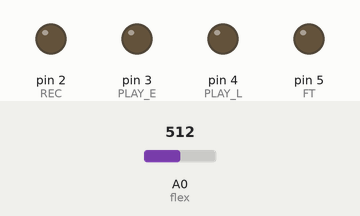
Bench run of a sketch on a simulated Arduino Uno, built with avr-gcc and run on an emulated ATmega328P. Parts: output pins drawn as LEDs (lit = HIGH). Inputs (shaded band) come from the test bench; at power-on: A0 (flex) = 512. What the sketch prints to the serial monitor is not drawn.

Above: at 1.8 s.
1.9 s: A0 (flex) set to 532
Timing chart, 0 to 4.9 s (numbered marks = the images above; inputs shaded):
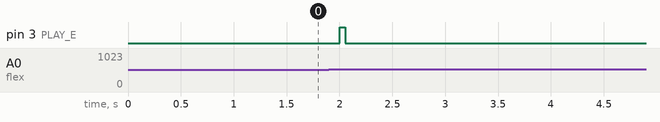

Measured:
- after the input at 1.9 s, pin 3 (PLAY_E): LOW → HIGH after 0.10 s, → LOW 0.05 s later

The sketch:

flex_combined.ino
```cpp
// DEFINING VARIABLES FOR FLEX SENSOR
int flex = A0;
int data = 0;

// DEFINING VARIABLES FOR VOICE MODULE
#define REC 2 // pin 2 is used for recording
#define PLAY_E 3 // pin 3 is used for playback-edge trigger
// when PLAY_E goes HIGH device will playbak STARTS and continues
// ISD1820 Arduino Voice Recorder for Robojax.com

#define PLAY_L 4 // pin 4 is used for playback
// when PLAY_L is HIGH it will playback. As soon as it goes LOW playback STOPS
// So you have to keep it HIGH to keep playing


#define FT 5 // pin 5 is used for feed through
// if the SPI (speaker) pin is used to send Audio to other device,
// set FT to high and any audio from microphone will pass through the SPI connector
// and will NOT record

#define playTime 10000 // playback time 5 seconds
#define recordTime 10000 // recording time 3 seconds
#define playLTime 900 // press and release playback time 0.9 seconds


// DEFINING VARIABLES FOR STORING FIRST VALUE FROM SERIAL MONITOR
bool dataReceived = false; // Flag to check if data has been received
int receivedValue; // Variable to store the received integer value
const unsigned int MAX_MESSAGE_LENGTH = 12;
const unsigned int MAX_MESSAGE_LENGTH1 = 12;
int number1;
int number;


void setup()
{
  Serial.begin(9600);
  pinMode(flex, INPUT);


  // ISD1820 Arduino Voice Recorder for Robojax.com
  pinMode(REC,OUTPUT);// set the REC pin as output
  pinMode(PLAY_L,OUTPUT);// set the PLAY_L pin as output
  pinMode(PLAY_E,OUTPUT);// set the PLAY_e pin as output
  pinMode(FT,OUTPUT);// set the FT pin as output
  Serial.begin(9600);// set up Serial monitor
}

void loop(){
  data = analogRead(flex);
  Serial.println(data);

  if (dataReceived == false ) {
// check to see if anything is available int the serial buffer
     number = data;
    Serial.print("the valye is :");
    Serial.println(number);
    dataReceived = true;
  }
  // ISD1820 Arduino Voice Recorder for Robojax.com
  number1 = data;

  Serial.print("number1 is");
  Serial.println(number1);
  Serial.print("number is");
  Serial.println(number);
  if(number1 >= number+5 || number1<=number-5){
    digitalWrite(PLAY_E, HIGH);
    delay(50);
    digitalWrite(PLAY_E, LOW);
    Serial.println("Playbak Started");
    delay(playTime);
    Serial.println("Playbak Ended");
  }
     delay(1000);
}
```
